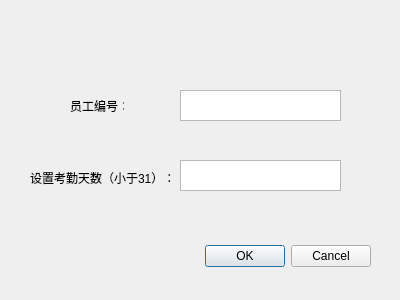
<?xml version="1.0" encoding="UTF-8"?>
<ui version="4.0">
 <class>workDays</class>
 <widget class="QDialog" name="workDays">
  <property name="geometry">
   <rect>
    <x>0</x>
    <y>0</y>
    <width>400</width>
    <height>300</height>
   </rect>
  </property>
  <property name="windowTitle">
   <string>Dialog</string>
  </property>
  <widget class="QDialogButtonBox" name="buttonBox">
   <property name="geometry">
    <rect>
     <x>30</x>
     <y>240</y>
     <width>341</width>
     <height>32</height>
    </rect>
   </property>
   <property name="orientation">
    <enum>Qt::Horizontal</enum>
   </property>
   <property name="standardButtons">
    <set>QDialogButtonBox::Cancel|QDialogButtonBox::Ok</set>
   </property>
  </widget>
  <widget class="QLabel" name="label">
   <property name="geometry">
    <rect>
     <x>70</x>
     <y>100</y>
     <width>54</width>
     <height>12</height>
    </rect>
   </property>
   <property name="text">
    <string>员工编号：</string>
   </property>
  </widget>
  <widget class="QLabel" name="label_2">
   <property name="geometry">
    <rect>
     <x>30</x>
     <y>170</y>
     <width>151</width>
     <height>16</height>
    </rect>
   </property>
   <property name="text">
    <string>设置考勤天数（小于31）：</string>
   </property>
  </widget>
  <widget class="QTextEdit" name="textId">
   <property name="geometry">
    <rect>
     <x>180</x>
     <y>90</y>
     <width>161</width>
     <height>31</height>
    </rect>
   </property>
  </widget>
  <widget class="QTextEdit" name="textDays">
   <property name="geometry">
    <rect>
     <x>180</x>
     <y>160</y>
     <width>161</width>
     <height>31</height>
    </rect>
   </property>
  </widget>
 </widget>
 <resources/>
 <connections>
  <connection>
   <sender>buttonBox</sender>
   <signal>accepted()</signal>
   <receiver>workDays</receiver>
   <slot>accept()</slot>
   <hints>
    <hint type="sourcelabel">
     <x>248</x>
     <y>254</y>
    </hint>
    <hint type="destinationlabel">
     <x>157</x>
     <y>274</y>
    </hint>
   </hints>
  </connection>
  <connection>
   <sender>buttonBox</sender>
   <signal>rejected()</signal>
   <receiver>workDays</receiver>
   <slot>reject()</slot>
   <hints>
    <hint type="sourcelabel">
     <x>316</x>
     <y>260</y>
    </hint>
    <hint type="destinationlabel">
     <x>286</x>
     <y>274</y>
    </hint>
   </hints>
  </connection>
 </connections>
</ui>
